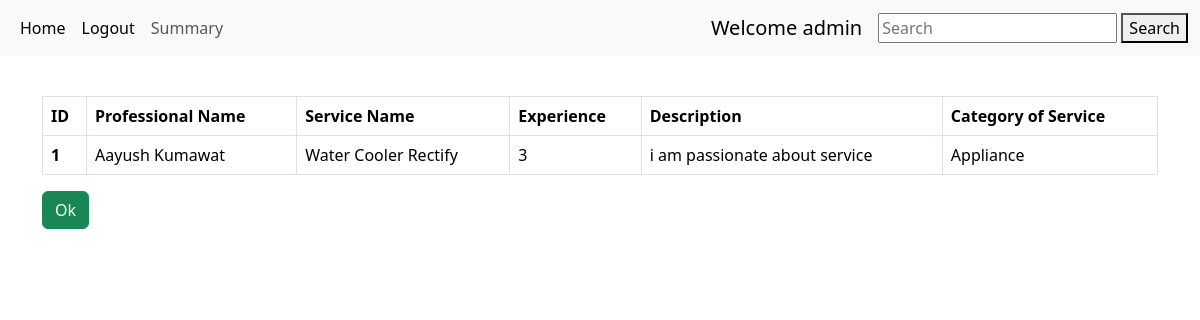
Page /admin/admin/1/details on the committed database.
### models.py (models this page shows)
class Professional(db.Model):
    id = db.Column(db.Integer, primary_key=True)
    email = db.Column(db.String(32), unique=True,nullable=False)
    name = db.Column(db.String(64), nullable=False)
    password = db.Column(db.String(256), nullable=False)
    description = db.Column(db.String(256), nullable=False)
    category = db.Column(db.String(256),db.ForeignKey('category.id'), nullable=False )  #category is cid consider
    s_id = db.Column(db.String(256),db.ForeignKey('services.id'), nullable=False )
    address = db.Column(db.String(64), nullable=False)
    experience = db.Column(db.String(64), nullable=False)
    pincode = db.Column(db.Integer , nullable=False)
    rating = db.Column(db.String(10), default = 'New Professional')
    status = db.Column(db.Integer , nullable=False)
    running = db.relationship("Running", backref = 'professional',cascade = "all,delete",lazy = True)

class Services(db.Model):
    id = db.Column(db.Integer, primary_key=True)
    c_id = db.Column(db.Integer, db.ForeignKey('category.id'),nullable=False)    #category fk
    name = db.Column(db.String(64), nullable=False)
    base_price = db.Column(db.Integer , nullable=False)
    description = db.Column(db.String(64), nullable=False)
    professional = db.relationship("Professional", backref = 'services',cascade = "all,delete",lazy = True)
    running = db.relationship("Running", backref = 'services',cascade = "all,delete",lazy = True)

class Category(db.Model):
    id = db.Column(db.Integer, primary_key=True)
    name = db.Column(db.String(64), nullable=False)
    services = db.relationship("Services", backref = 'category',cascade = "all,delete" ,lazy = True)
    running = db.relationship("Running", backref = 'category',cascade = "all,delete",lazy = True)

### routes.py (the view)
@app.route('/admin/<user>/<pid>/details')
def show_professional_details(user,pid):
    professional = Professional.query.filter_by(id = pid).first()  #professional object related to pid.
    return render_template('particular_professional_details.html',professional = professional,user=user)

### templates/particular_professional_details.html (shortened to what this page needs)
{% extends 'layout.html' %}
{% block content %}
{% if professional %}
<div style="margin-top: 40px;">
<table class="table table-bordered">
  <thead>
    <tr>
      <th scope="col">ID</th>
      <th scope="col">Professional Name</th>
      <th scope="col">Service Name</th>
      <th scope="col">Experience</th>
      <th scope="col">Description</th>
      <th scope="col">Category of Service</th>
    </tr>
  </thead>
  <tbody>
    <tr>
      <th scope="row">{{professional.id}}</th>
      <td>{{professional.name}}</td>
      <td>{{professional.services.name}}</td>
      <td>{{professional.experience}}</td>
      <td>{{professional.description}}</td>
      <td>{{professional.services.category.name}}</td>
    </tr>
  </tbody>
</table>
<a href="/admin/{{user}}" type="button" class="btn btn-success">Ok</a>
</div>
{% endif %}
{% endblock %}

### static/styles/style.css (style rules this page uses)
* { margin: 0px; }

### rows in the picture
Professional: id "1", name "Aayush Kumawat", experience "3", description "i am passionate about service"
Services: services.name "Water Cooler Rectify"
Category: services.category.name "Appliance"

### other values in the picture
{{ user }} "admin"
